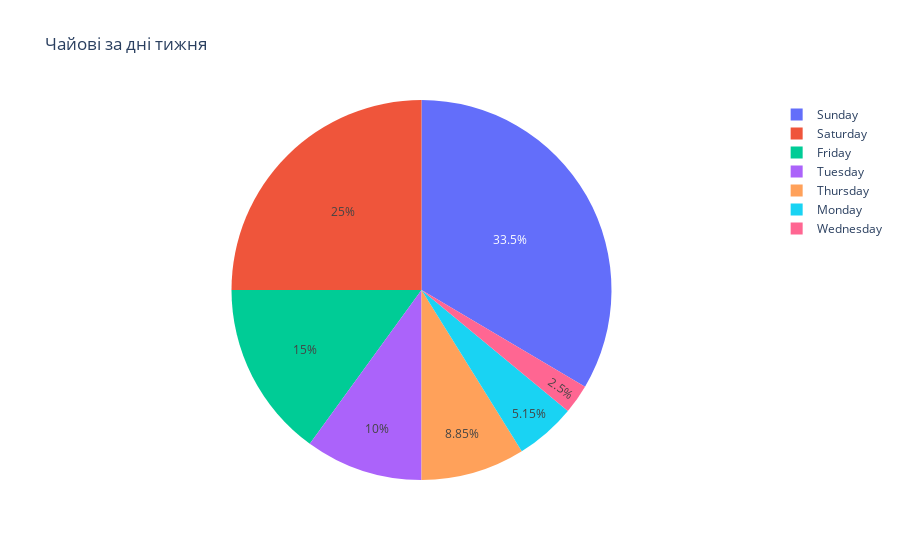

This figure's notebook cell:
### Code cell
# Створення даних з довільними значеннями
data = pd.DataFrame({
    'day': ['Monday', 'Tuesday', 'Wednesday', 'Thursday', 'Friday', 'Saturday', 'Sunday'],
    'tip': [103, 200, 50, 177, 300, 500, 670]
})

# Побудова кругової діаграми
fig = px.pie(data, names='day', values='tip', title='Чайові за дні тижня')


fig.show()

### Figure 1 — Plotly figure (JSON) as saved in the notebook; plotly's stock layout.template omitted (floating-point values rounded to 4 significant figures)
{"data": [{"domain": {"x": [0, 1], "y": [0, 1]}, "hovertemplate": "day=%{label}<br>tip=%{value}<extra></extra>", "labels": ["Monday", "Tuesday", "Wednesday", "Thursday", "Friday", "Saturday", "Sunday"], "legendgroup": "", "name": "", "showlegend": true, "type": "pie", "values": [103, 200, 50, 177, 300, 500, 670]}], "layout": {"legend": {"tracegroupgap": 0}, "title": {"text": "Чайові за дні тижня"}}}
